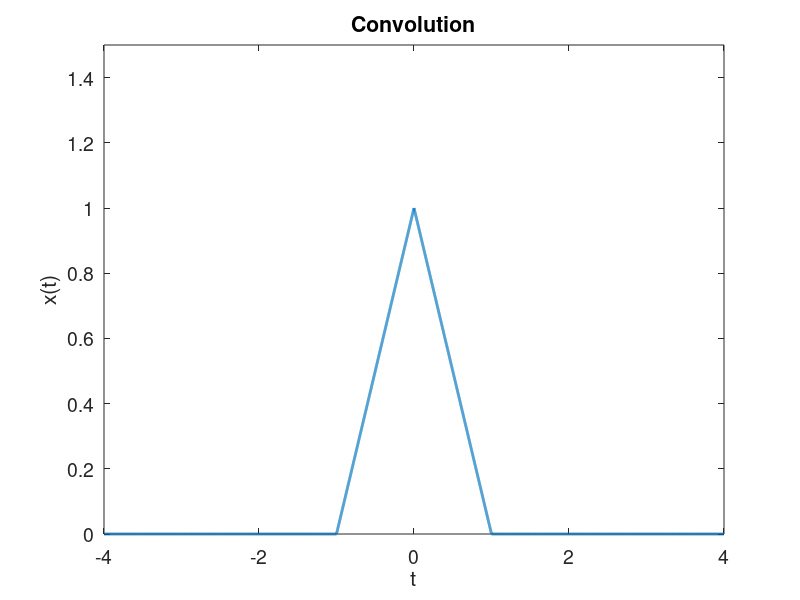

MATLAB code to generate this figure: (Note: this script raises an error after producing the figure.)
close all;
clear all;
clc;

t = linspace(-4,4,16384);

x = 0*t;
ind = t>=-1 & t<=0;
x(ind) = 1+t(ind);
ind = t>=0 & t<1;
x(ind) = 1 -t(ind);


z = median(diff(t))*conv(x,x,'same');

figure;
plot(t,x,'linewidth',2);
xlabel('t');
ylabel('x(t)');
title('Convolution');

ylim([0 1.5]);
set(gca, 'fontsize', 14,'foutweight','bold');

grid on;
